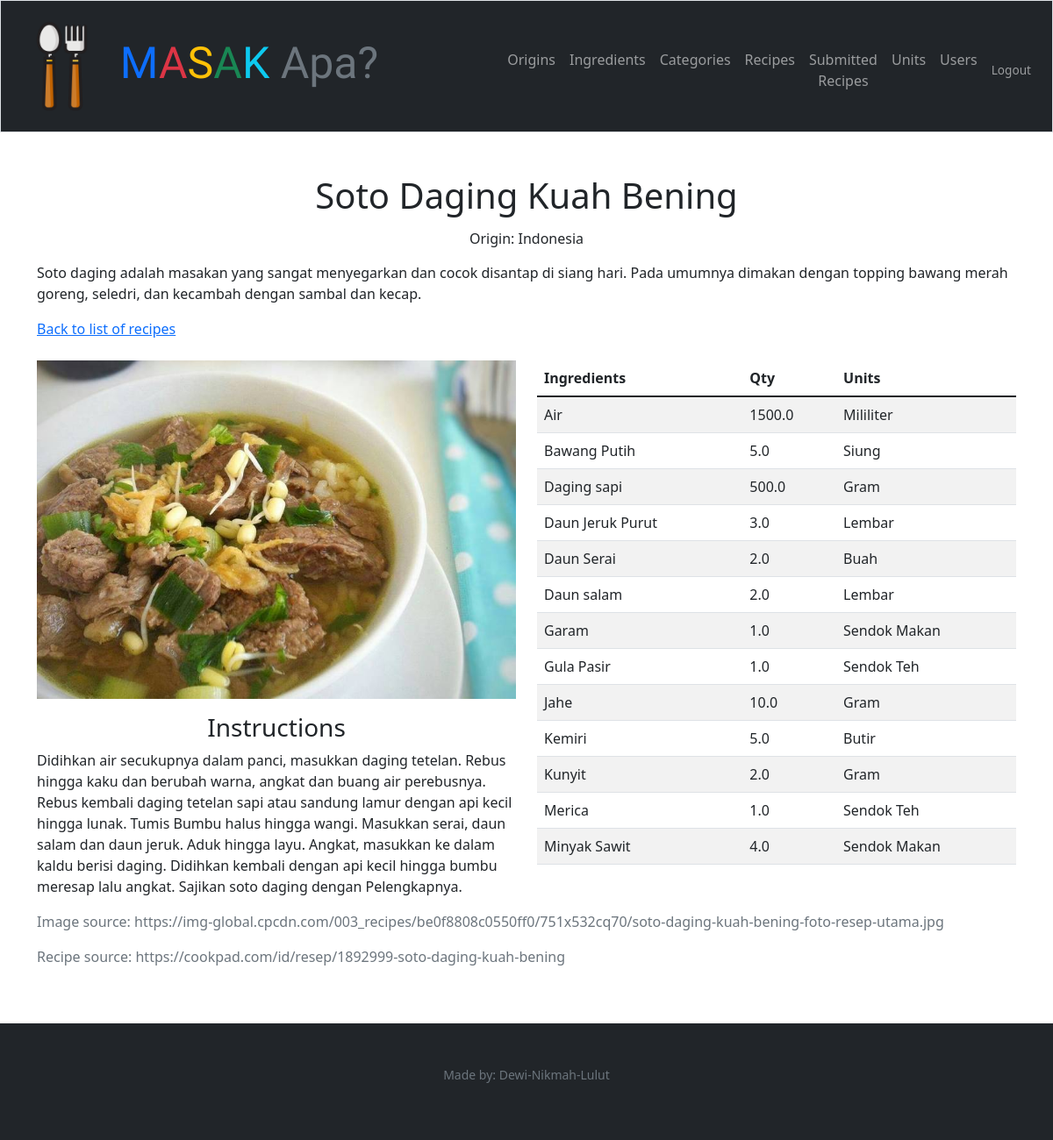
Screenshot of /admin/recipe/show/95 (signed in) with the database file from the repository.
### tables this page shows
CREATE TABLE "recipes" (
	"id"	integer NOT NULL,
	"name"	TEXT NOT NULL,
	"origin_id"	integer NOT NULL,
	"image"	varchar,
	"created_at"	datetime DEFAULT CURRENT_TIMESTAMP,
	"updated_at"	datetime DEFAULT CURRENT_TIMESTAMP,
	"description"	TEXT,
	"img_src"	TEXT,
	"recipe_src"	TEXT,
	PRIMARY KEY("id" AUTOINCREMENT),
	FOREIGN KEY("origin_id") REFERENCES "origins"("id") on delete cascade on update cascade
);

CREATE TABLE "origins" (
	"id"	integer NOT NULL,
	"origin"	varchar NOT NULL,
	"created_at"	datetime DEFAULT CURRENT_TIMESTAMP,
	"updated_at"	datetime DEFAULT CURRENT_TIMESTAMP,
	PRIMARY KEY("id" AUTOINCREMENT)
);

CREATE TABLE "instructions" (
	"id"	INTEGER NOT NULL,
	"recipe_id"	INTEGER NOT NULL,
	"instructions"	TEXT NOT NULL,
	PRIMARY KEY("id" AUTOINCREMENT),
	FOREIGN KEY("recipe_id") REFERENCES "recipes"("id")
);

CREATE TABLE "recipe_ingredients" (
	"id"	INTEGER NOT NULL,
	"recipe_id"	INTEGER NOT NULL,
	"ingredients_id"	TEXT NOT NULL,
	"qty"	REAL NOT NULL,
	"unit_id"	INTEGER NOT NULL,
	PRIMARY KEY("id" AUTOINCREMENT),
	FOREIGN KEY("recipe_id") REFERENCES "recipes"("id"),
	FOREIGN KEY("ingredients_id") REFERENCES "ingredients"("id")
);

CREATE TABLE "ingredients" (
	"id"	integer NOT NULL,
	"image"	varchar,
	"name"	varchar NOT NULL,
	"origin_id"	integer NOT NULL,
	"category_id"	integer NOT NULL,
	"description"	text NOT NULL,
	"created_at"	datetime DEFAULT CURRENT_TIMESTAMP,
	"updated_at"	datetime DEFAULT CURRENT_TIMESTAMP,
	"img_src"	TEXT,
	PRIMARY KEY("id" AUTOINCREMENT),
	FOREIGN KEY("category_id") REFERENCES "categories"("id") on delete cascade on update cascade,
	FOREIGN KEY("origin_id") REFERENCES "origins"("id") on delete cascade on update cascade
);

CREATE TABLE "units" (
	"id"	integer NOT NULL,
	"name"	varchar NOT NULL,
	"created_at"	datetime DEFAULT CURRENT_TIMESTAMP,
	"updated_at"	datetime DEFAULT CURRENT_TIMESTAMP,
	PRIMARY KEY("id" AUTOINCREMENT)
);

### app.py (the view)
@app.route("/admin/recipe/show/<id>", methods=["GET"])
@login_admin_required
def show_recipe_admin(id):
    recipe = db.execute("select * from recipes where id = ?", id)[0]
    ingredients = db.execute("select * from recipe_ingredients inner join ingredients on recipe_ingredients.ingredients_id = ingredients.id where recipe_id = ?", id)
    instructions = db.execute("select * from instructions where recipe_id = ?", id)[0]
    units = db.execute("select units.name from units inner join recipe_ingredients on units.id = recipe_ingredients.unit_id where recipe_id = ?", id)
    origin = db.execute("select origins.origin from origins inner join recipes on origins.id = recipes.origin_id where recipes.id = ?", id)[0]
    print(units)
    full_recipe = db.execute("select recipes.name as recipename, recipes.description, recipes.image, recipes.recipe_src, recipes.img_src as imgsrc, origins.origin, recipe_ingredients.qty, instructions.instructions, units.name as unitname, ingredients.name as ingredientname from recipes inner join origins on recipes.origin_id = origins.id inner join recipe_ingredients on recipes.id = recipe_ingredients.recipe_id inner join instructions on recipes.id = instructions.recipe_id inner join units on recipe_ingredients.unit_id = units.id inner join ingredients on recipe_ingredients.ingredients_id = ingredients.id where recipes.id = ?", id)
    source = db.execute("select img_src, recipe_src from recipes where id = ?",id)[0]
    return render_template("/admin/show_recipe_admin.html", recipe=recipe, ingredients=ingredients, instructions=instructions, units=units, origin=origin, full_recipe=full_recipe, source=source)

### app.py (called while the page is built)
@app.after_request
def after_request(response):
    response.headers["Cache-Control"] = "no-cache, no-store, must-revalidate"
    response.headers["Expires"] = 0
    response.headers["Pragma"] = "no-cache"
    return response

### helpers.py (called while the page is built)
def login_admin_required(f):
    @wraps(f)
    def decorated_function(*args, **kwargs):
        if session.get("role") != 'admin':
            return redirect("/login")
        return f(*args, **kwargs)
    return decorated_function

### templates/admin/show_recipe_admin.html (shortened to what this page needs)
{% extends "layout_admin.html" %}  {% block main %}
<div class="container">
  <h1 class="text-center">{{ recipe['name'] }}</h1>
  <h6 class="text-center my-3">Origin: {{ origin["origin"] }}</h6>
  <p class="mt-2">{{ recipe['description'] }}</p>
  <div class="row mt-2">
    <a href="/admin/recipes">Back to list of recipes</a>
    <div class="col-md-6 mt-4">
      <img
        src="/static/uploads/{{ recipe['image'] }}"
        style="width: 100%; height: auto"
      />
      <div class="mt-3">
        <h3 class="text-center">Instructions</h3>
        {{ instructions['instructions'] }}
      </div>
    </div>
    <div class="col-md-6 mt-4">
      <table class="table table-striped table-hover">
        <thead>
          <tr>
            <th>Ingredients</th>
            <th>Qty</th>
            <th>Units</th>
          </tr>
        </thead>
        <tbody>
          {% for full_recipe in full_recipe %}
          <tr>
            <td>{{ full_recipe['ingredientname'] }}</td>
            <td>{{ full_recipe['qty'] }}</td>
            <td>{{ full_recipe['unitname'] }}</td>
          </tr>
          {% endfor %}
        </tbody>
      </table>
    </div>
  </div>
  <div class="row">
    <div class="col-md-12 mt-3">
      <p class="text-muted">Image source: {{ source['img_src'] }}</p>
      <p class="text-muted">Recipe source: {{ source['recipe_src'] }}</p>
    </div>
  </div>
</div>
{% endblock %}

### rows the page displays
recipes: name "Soto Daging Kuah Bening", description "Soto daging adalah masakan yang sangat menyegarkan dan cocok disantap di siang hari. Pada umumnya dimakan dengan topping bawang merah goreng, seledri, dan kecambah dengan sambal dan kecap.", image (picture), img_src "https://img-global.cpcdn.com/003_recipes/be0f8808c0550ff0/751x532cq70/soto-daging-kuah-bening-foto-resep-utama.jpg", recipe_src "https://cookpad.com/id/resep/1892999-soto-daging-kuah-bening"
origins: origin "Indonesia"
instructions: instructions "Didihkan air secukupnya dalam panci, masukkan daging tetelan. Rebus hingga kaku dan berubah warna, angkat dan buang air perebusnya. Rebus kembali daging tetelan sapi atau sandung lamur dengan api kecil hingga lunak. Tumis Bumbu halus hingga wangi. Masukkan serai, daun salam dan daun jeruk. Aduk hingga layu. Angkat, masukkan ke dalam kaldu berisi daging. Didihkan kembali dengan api kecil hingga bumbu meresap lalu angkat. Sajikan soto daging dengan Pelengkapnya."
recipe_ingredients: ingredientname "Air", qty "1500.0", unitname "Mililiter"
recipe_ingredients: ingredientname "Bawang Putih", qty "5.0", unitname "Siung"
recipe_ingredients: ingredientname "Daging sapi", qty "500.0", unitname "Gram"
recipe_ingredients: ingredientname "Daun Jeruk Purut", qty "3.0", unitname "Lembar"
recipe_ingredients: ingredientname "Daun Serai", qty "2.0", unitname "Buah"
recipe_ingredients: ingredientname "Daun salam", qty "2.0", unitname "Lembar"
recipe_ingredients: ingredientname "Garam", qty "1.0", unitname "Sendok Makan"
recipe_ingredients: ingredientname "Gula Pasir", qty "1.0", unitname "Sendok Teh"
recipe_ingredients: ingredientname "Jahe", qty "10.0", unitname "Gram"
recipe_ingredients: ingredientname "Kemiri", qty "5.0", unitname "Butir"
recipe_ingredients: ingredientname "Kunyit", qty "2.0", unitname "Gram"
recipe_ingredients: ingredientname "Merica", qty "1.0", unitname "Sendok Teh"
recipe_ingredients: ingredientname "Minyak Sawit", qty "4.0", unitname "Sendok Makan"
